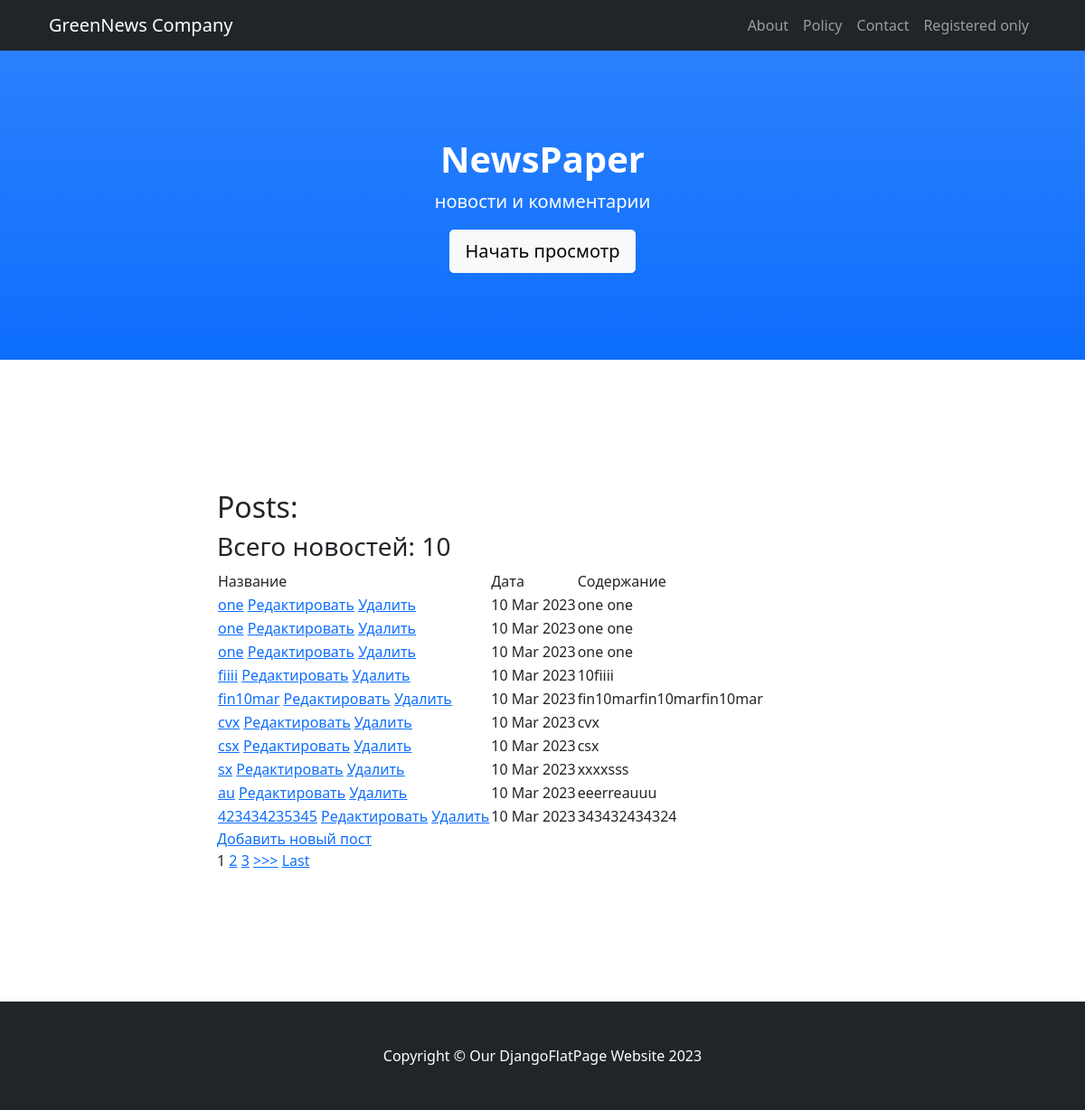
/posts/, run on an earlier commit of the app's database.
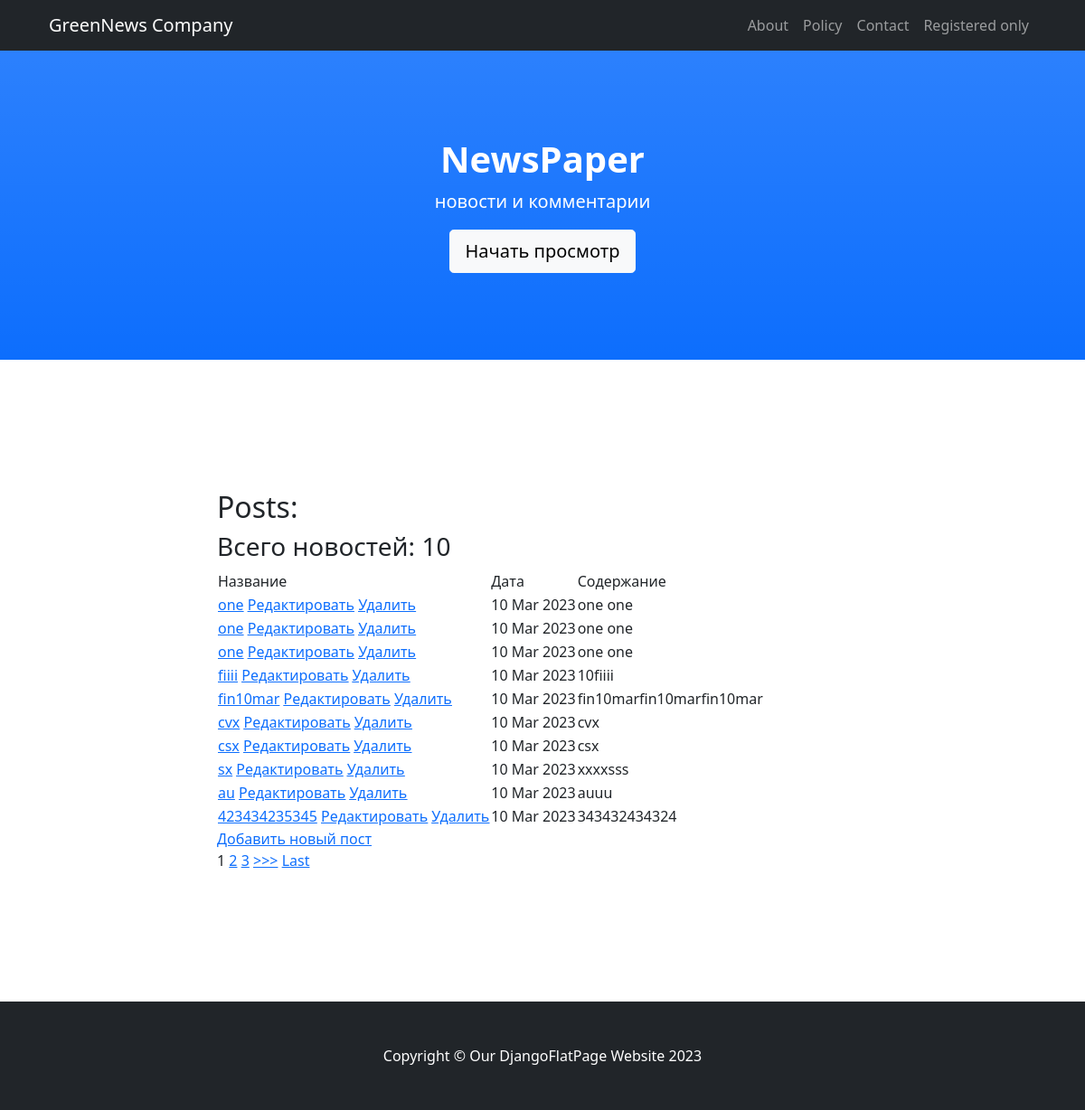
And on a later commit of the database.
### news/models.py (models this page shows, shortened)
class Post(models.Model):
    postAuthor = models.ForeignKey(Author, on_delete=models.CASCADE,)
    postType = models.CharField(max_length=4, choices=post_types, default=news)
    postDatetime = models.DateTimeField(auto_now_add=True)
    category = models.ManyToManyField(Category, blank=True, through='PostCategory', related_name='posts',)
    head = models.CharField(max_length=124)
    postText = models.TextField()
    postRate = models.SmallIntegerField(default=0)

### news/views.py (the view, shortened to what this page needs)
# urls.py: path('', cache_page(60*1)(PostsList.as_view())),
class PostsList(ListView):
    model = Post
    template_name = 'posts.html'
    context_object_name = 'posts'
    form_class = PostForm
    queryset = Post.objects.order_by('-postDatetime')
    paginate_by = 10
    def limit_posts(self):
        user = self.request.user
    def get_context_data(self, **kwargs):
        context = super().get_context_data(**kwargs)
        context['categories'] = Category.objects.all()
        context['form'] = PostForm()
        post_limited = self.limit_posts()
        context['post_limited'] = post_limited
        context['is_not_premium'] = not self.request.user.groups.filter(name='authors').exists()
        return context

### news/templatetags/news_filters.py (called while the page is built)
@register.filter(name='censor')
def censor(value, arg='<banned>'):
    banned_words = [ 'пиздец', 'fuck', 'fucking', 'блядь', 'писец']
    if isinstance(value, str) and isinstance(arg, str):
        for i in banned_words:
            value = value.replace(i, arg)
        return value
    else:
        raise ValueError(f'Не применяется для {type(value)} и {type(arg)}')

### templates/posts.html (shortened to what this page needs)
{% extends 'flatpages/default.html' %}
{% load news_filters %}
{% load cache %}
{% block title %}
Posts:
{% endblock title %}
{% block content %}
    {% if posts %}
        <h3> Всего новостей: {{ posts|length }} </h3>
        <table>
            <tr>
                <td>
                    Название
                </td>
                <td>
                    Дата
                </td>
                <td>
                    Содержание
                </td>
            </tr>
        {% cache 30 news_list %}
        {% for new in posts %}
            <tr>
                <td>
                    <a href="{% url 'post_detail' new.id %}">{{ new.head|censor|truncatewords:12 }}</a>
                     <a href="{% url 'post_add' new.id %}"><u>Редактировать</u></a>
                    <a href="{% url 'post_delete' new.id %}"><u>Удалить</u></a>
                </td>
                <td>
                    {{ new.postDatetime|date:'d M Y' }}
                </td>
                <td>
                    {{ new.postText|censor|truncatechars:50 }}
                </td>
            </tr>
        {% endfor %}
        {% endcache %}
        </table>
        {% if post_limited %}
            <h2 style="color: red">
                <p>Превышен лимит 3 поста в сутки!</p>
            </h2>
        {% else %}
                <a href="{% url 'post_add' %}">Добавить новый пост</a> <br>
       {% endif %}
        {% cache 30 paginate %}
        {% if is_paginated %}
            {% for num in page_obj.paginator.page_range %}
                {% if page_obj.number == num %}
                    <a>{{ num }}</a>
                {% elif num > page_obj.number|add:'-3' and num < page_obj.number|add:'3' %}
                    <a href="?page={{ num }}">{{ num }}</a>
                {% endif %}
            {% endfor %}
            {% if page_obj.has_next %}
                <a href="?page={{ page_obj.next_page_number }}">>>></a>
                <a href="?page={{ page_obj.paginator.num_pages }}">Last</a>
            {% endif %}
        {% endif %}
        {% endcache %}
    {% else %}
        <h2>Новостей нет!</h2>
    {% endif %}
{% endblock content %}

What changed in the data, as far as the page shows it:
changed Post "au": postText|censor "eeerreauuu" → "auuu"
